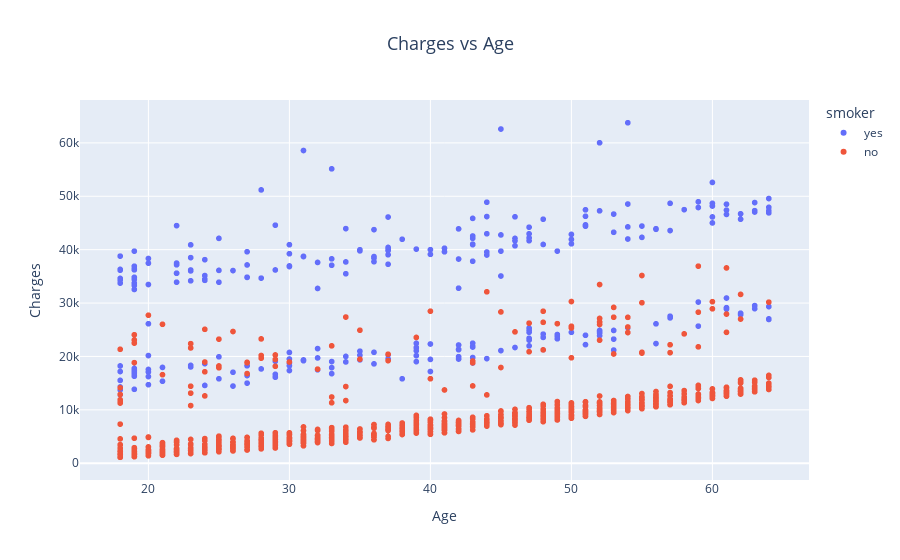

Source (notebook cell):
### Code cell
fig = px.scatter(df, x='age', y='charges', color='smoker', title='Charges vs Age')

fig.update_layout(title_text='Charges vs Age', title_x=0.5,
                    title_font=dict(size=18),
                    xaxis_title='Age',
                    yaxis_title='Charges')

### Figure 1 — Plotly figure (JSON) as saved in the notebook; plotly's stock layout.template omitted (floating-point values rounded to 4 significant figures; data arrays with more than 128 entries replaced by an {"elided": "..."} marker saying what was removed)
{"data": [{"hovertemplate": "smoker=yes<br>age=%{x}<br>charges=%{y}<extra></extra>", "legendgroup": "yes", "marker": {"color": "#636efa", "symbol": "circle"}, "mode": "markers", "name": "yes", "showlegend": true, "type": "scattergl", "x": {"elided": "274 int values"}, "xaxis": "x", "y": {"elided": "274 float values"}, "yaxis": "y"}, {"hovertemplate": "smoker=no<br>age=%{x}<br>charges=%{y}<extra></extra>", "legendgroup": "no", "marker": {"color": "#EF553B", "symbol": "circle"}, "mode": "markers", "name": "no", "showlegend": true, "type": "scattergl", "x": {"elided": "1064 int values"}, "xaxis": "x", "y": {"elided": "1064 float values"}, "yaxis": "y"}], "layout": {"legend": {"title": {"text": "smoker"}, "tracegroupgap": 0}, "title": {"font": {"size": 18}, "text": "Charges vs Age", "x": 0.5}, "xaxis": {"anchor": "y", "domain": [0, 1], "title": {"text": "Age"}}, "yaxis": {"anchor": "x", "domain": [0, 1], "title": {"text": "Charges"}}}}
